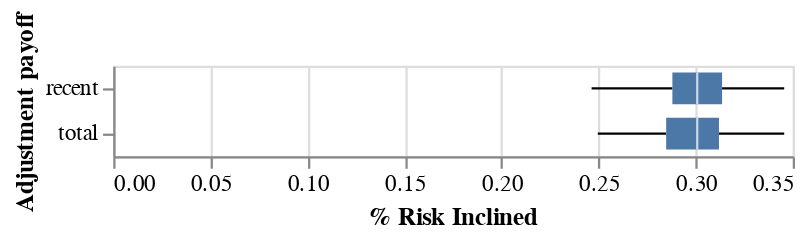

Write notebook code for a chart like this one.
### Code cell
alt.Chart(df_payoff).mark_boxplot(extent="min-max").encode(
    x=alt.X("pct_risk_inclined", title="% Risk Inclined"),
    y=alt.Y("adjust_payoff", title="Adjustment payoff")
)

### Figure 1 — Vega specification as saved in the notebook (floating-point values rounded to 4 significant figures)
{"$schema": "https://vega.github.io/schema/vega/v5.json", "data": [{"name": "source_0"}, {"name": "data_0", "values": [{"adjust_payoff": "recent", "lower_box_pct_risk_inclined": 0.288, "lower_whisker_pct_risk_inclined": 0.2464, "mid_box_pct_risk_inclined": 0.3008, "upper_box_pct_risk_inclined": 0.3136, "upper_whisker_pct_risk_inclined": 0.3456}, {"adjust_payoff": "total", "lower_box_pct_risk_inclined": 0.2848, "lower_whisker_pct_risk_inclined": 0.2496, "mid_box_pct_risk_inclined": 0.3008, "upper_box_pct_risk_inclined": 0.312, "upper_whisker_pct_risk_inclined": 0.3456}]}, {"name": "data_1", "values": [{"adjust_payoff": "recent", "lower_box_pct_risk_inclined": 0.288, "lower_whisker_pct_risk_inclined": 0.2464, "mid_box_pct_risk_inclined": 0.3008, "upper_box_pct_risk_inclined": 0.3136, "upper_whisker_pct_risk_inclined": 0.3456}, {"adjust_payoff": "total", "lower_box_pct_risk_inclined": 0.2848, "lower_whisker_pct_risk_inclined": 0.2496, "mid_box_pct_risk_inclined": 0.3008, "upper_box_pct_risk_inclined": 0.312, "upper_whisker_pct_risk_inclined": 0.3456}]}, {"name": "data_2", "values": [{"adjust_payoff": "recent", "lower_box_pct_risk_inclined": 0.288, "lower_whisker_pct_risk_inclined": 0.2464, "mid_box_pct_risk_inclined": 0.3008, "upper_box_pct_risk_inclined": 0.3136, "upper_whisker_pct_risk_inclined": 0.3456}, {"adjust_payoff": "total", "lower_box_pct_risk_inclined": 0.2848, "lower_whisker_pct_risk_inclined": 0.2496, "mid_box_pct_risk_inclined": 0.3008, "upper_box_pct_risk_inclined": 0.312, "upper_whisker_pct_risk_inclined": 0.3456}]}, {"name": "data_3", "values": [{"adjust_payoff": "recent", "lower_box_pct_risk_inclined": 0.288, "lower_whisker_pct_risk_inclined": 0.2464, "mid_box_pct_risk_inclined": 0.3008, "upper_box_pct_risk_inclined": 0.3136, "upper_whisker_pct_risk_inclined": 0.3456}, {"adjust_payoff": "total", "lower_box_pct_risk_inclined": 0.2848, "lower_whisker_pct_risk_inclined": 0.2496, "mid_box_pct_risk_inclined": 0.3008, "upper_box_pct_risk_inclined": 0.312, "upper_whisker_pct_risk_inclined": 0.3456}]}, {"name": "data_0_y_domain_adjust_payoff_0", "values": [{"adjust_payoff": "recent"}, {"adjust_payoff": "total"}]}, {"name": "data_1_y_domain_adjust_payoff_1", "values": [{"adjust_payoff": "recent"}, {"adjust_payoff": "total"}]}, {"name": "data_2_y_domain_adjust_payoff_2", "values": [{"adjust_payoff": "recent"}, {"adjust_payoff": "total"}]}, {"name": "data_3_y_domain_adjust_payoff_3", "values": [{"adjust_payoff": "recent"}, {"adjust_payoff": "total"}]}], "signals": [{"name": "y_step", "value": 20}, {"name": "height", "update": "bandspace(domain('y').length, 0, 0) * y_step"}], "marks": [{"type": "rule", "name": "layer_0_marks", "from": {"data": "data_0"}, "encode": {"update": {"x": {"field": "lower_whisker_pct_risk_inclined", "scale": "x"}, "x2": {"field": "lower_box_pct_risk_inclined", "scale": "x"}, "y": {"field": "adjust_payoff", "scale": "y", "band": 0.5}, "tooltip": {"signal": "{\"Max of % Risk Inclined\": format(datum[\"upper_whisker_pct_risk_inclined\"], \"\"), \"Q3 of % Risk Inclined\": format(datum[\"upper_box_pct_risk_inclined\"], \"\"), \"Median of % Risk Inclined\": format(datum[\"mid_box_pct_risk_inclined\"], \"\"), \"Q1 of % Risk Inclined\": format(datum[\"lower_box_pct_risk_inclined\"], \"\"), \"Min of % Risk Inclined\": format(datum[\"lower_whisker_pct_risk_inclined\"], \"\"), \"Adjustment payoff\": isValid(datum[\"adjust_payoff\"]) ? datum[\"adjust_payoff\"] : \"\"+datum[\"adjust_payoff\"]}"}, "stroke": {"value": "black"}}}, "style": ["rule", "boxplot-rule"], "aria": false}, {"type": "rule", "name": "layer_1_marks", "from": {"data": "data_1"}, "encode": {"update": {"y": {"field": "adjust_payoff", "scale": "y", "band": 0.5}, "stroke": {"value": "black"}, "x": {"field": "upper_box_pct_risk_inclined", "scale": "x"}, "tooltip": {"signal": "{\"Max of % Risk Inclined\": format(datum[\"upper_whisker_pct_risk_inclined\"], \"\"), \"Q3 of % Risk Inclined\": format(datum[\"upper_box_pct_risk_inclined\"], \"\"), \"Median of % Risk Inclined\": format(datum[\"mid_box_pct_risk_inclined\"], \"\"), \"Q1 of % Risk Inclined\": format(datum[\"lower_box_pct_risk_inclined\"], \"\"), \"Min of % Risk Inclined\": format(datum[\"lower_whisker_pct_risk_inclined\"], \"\"), \"Adjustment payoff\": isValid(datum[\"adjust_payoff\"]) ? datum[\"adjust_payoff\"] : \"\"+datum[\"adjust_payoff\"]}"}, "x2": {"field": "upper_whisker_pct_risk_inclined", "scale": "x"}}}, "aria": false, "style": ["rule", "boxplot-rule"]}, {"type": "rect", "name": "layer_2_marks", "from": {"data": "data_2"}, "encode": {"update": {"fill": {"value": "#4c78a8"}, "tooltip": {"signal": "{\"Max of % Risk Inclined\": format(datum[\"upper_whisker_pct_risk_inclined\"], \"\"), \"Q3 of % Risk Inclined\": format(datum[\"upper_box_pct_risk_inclined\"], \"\"), \"Median of % Risk Inclined\": format(datum[\"mid_box_pct_risk_inclined\"], \"\"), \"Q1 of % Risk Inclined\": format(datum[\"lower_box_pct_risk_inclined\"], \"\"), \"Min of % Risk Inclined\": format(datum[\"lower_whisker_pct_risk_inclined\"], \"\"), \"Adjustment payoff\": isValid(datum[\"adjust_payoff\"]) ? datum[\"adjust_payoff\"] : \"\"+datum[\"adjust_payoff\"]}"}, "yc": {"field": "adjust_payoff", "scale": "y", "band": 0.5}, "x2": {"field": "upper_box_pct_risk_inclined", "scale": "x"}, "x": {"field": "lower_box_pct_risk_inclined", "scale": "x"}, "height": {"value": 14}}}, "style": ["bar", "boxplot-box"]}, {"type": "rect", "name": "layer_3_marks", "from": {"data": "data_3"}, "encode": {"update": {"opacity": {"value": 0.7}, "fill": [{"value": "#4c78a8", "test": "datum['lower_box_pct_risk_inclined'] >= datum['upper_box_pct_risk_inclined']"}, {"value": "white"}], "width": {"value": 1}, "xc": {"field": "mid_box_pct_risk_inclined", "scale": "x"}, "yc": {"field": "adjust_payoff", "scale": "y", "band": 0.5}, "height": {"value": 14}, "tooltip": {"signal": "{\"Max of % Risk Inclined\": format(datum[\"upper_whisker_pct_risk_inclined\"], \"\"), \"Q3 of % Risk Inclined\": format(datum[\"upper_box_pct_risk_inclined\"], \"\"), \"Median of % Risk Inclined\": format(datum[\"mid_box_pct_risk_inclined\"], \"\"), \"Q1 of % Risk Inclined\": format(datum[\"lower_box_pct_risk_inclined\"], \"\"), \"Min of % Risk Inclined\": format(datum[\"lower_whisker_pct_risk_inclined\"], \"\"), \"Adjustment payoff\": isValid(datum[\"adjust_payoff\"]) ? datum[\"adjust_payoff\"] : \"\"+datum[\"adjust_payoff\"]}"}}}, "aria": false, "style": ["tick", "boxplot-median"]}], "scales": [{"name": "x", "type": "linear", "domain": {"fields": [{"data": "data_0", "field": "lower_whisker_pct_risk_inclined"}, {"data": "data_0", "field": "lower_box_pct_risk_inclined"}, {"data": "data_1", "field": "upper_box_pct_risk_inclined"}, {"data": "data_1", "field": "upper_whisker_pct_risk_inclined"}, {"data": "data_2", "field": "lower_box_pct_risk_inclined"}, {"data": "data_2", "field": "upper_box_pct_risk_inclined"}, {"data": "data_3", "field": "mid_box_pct_risk_inclined"}]}, "range": [0, {"signal": "width"}], "zero": true, "nice": true}, {"name": "y", "type": "band", "domain": {"fields": [{"data": "data_0_y_domain_adjust_payoff_0", "field": "adjust_payoff"}, {"data": "data_1_y_domain_adjust_payoff_1", "field": "adjust_payoff"}, {"data": "data_2_y_domain_adjust_payoff_2", "field": "adjust_payoff"}, {"data": "data_3_y_domain_adjust_payoff_3", "field": "adjust_payoff"}], "sort": true}, "range": {"step": {"signal": "y_step"}}, "paddingInner": 0, "paddingOuter": 0}], "axes": [{"scale": "x", "zindex": 0, "aria": false, "tickCount": {"signal": "ceil(width/40)"}, "orient": "bottom", "domain": false, "maxExtent": 0, "ticks": false, "labels": false, "gridScale": "y", "grid": true, "minExtent": 0}, {"scale": "x", "zindex": 0, "title": "% Risk Inclined", "orient": "bottom", "labelFlush": true, "labelOverlap": true, "tickCount": {"signal": "ceil(width/40)"}, "grid": false}, {"scale": "y", "grid": false, "title": "Adjustment payoff", "zindex": 0, "orient": "left"}], "background": "white", "padding": 5, "style": "cell", "width": 300}
